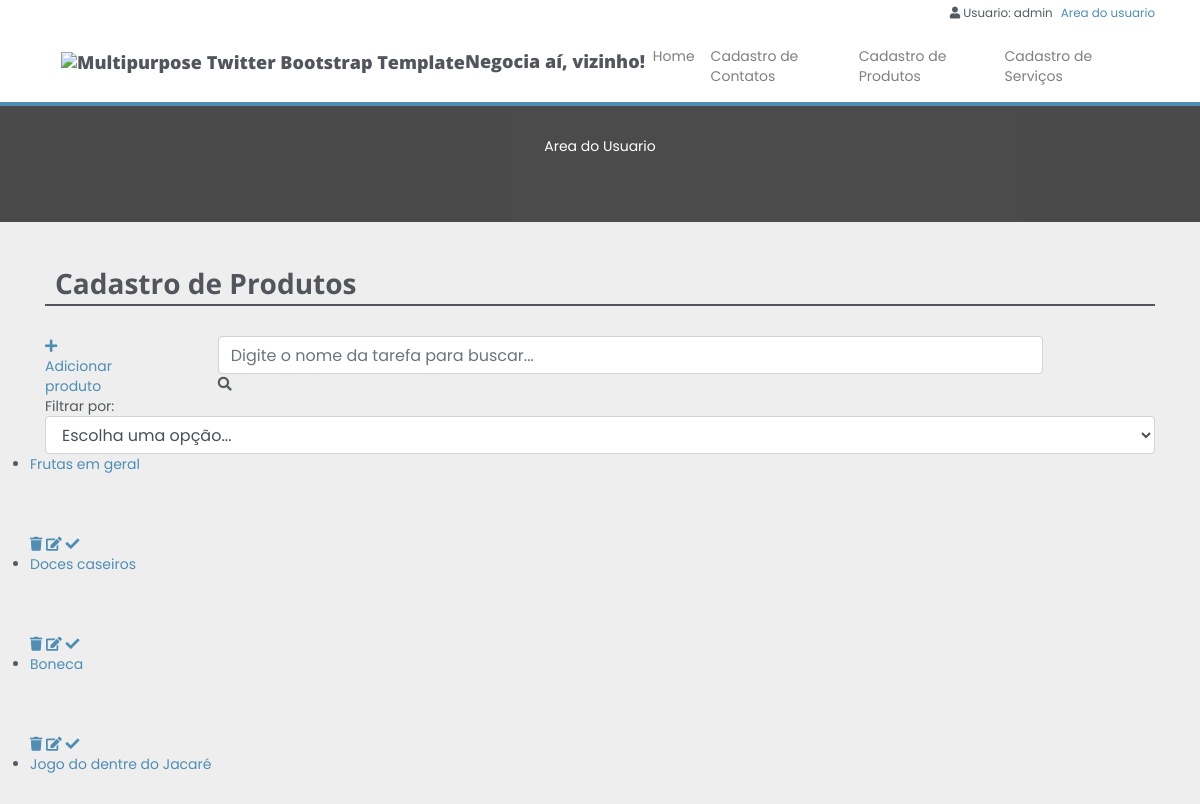
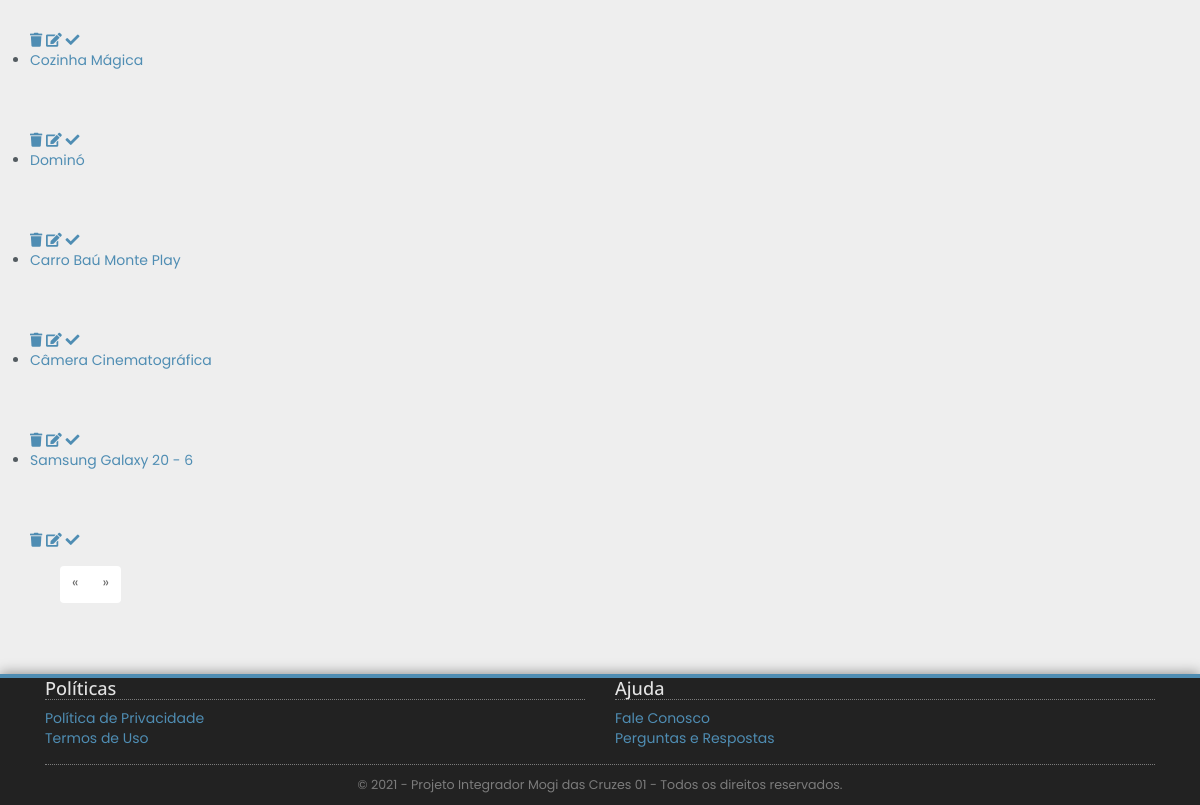
The app's page /Cadastro_produto/ (signed in), older data (2 pictures, top to bottom).
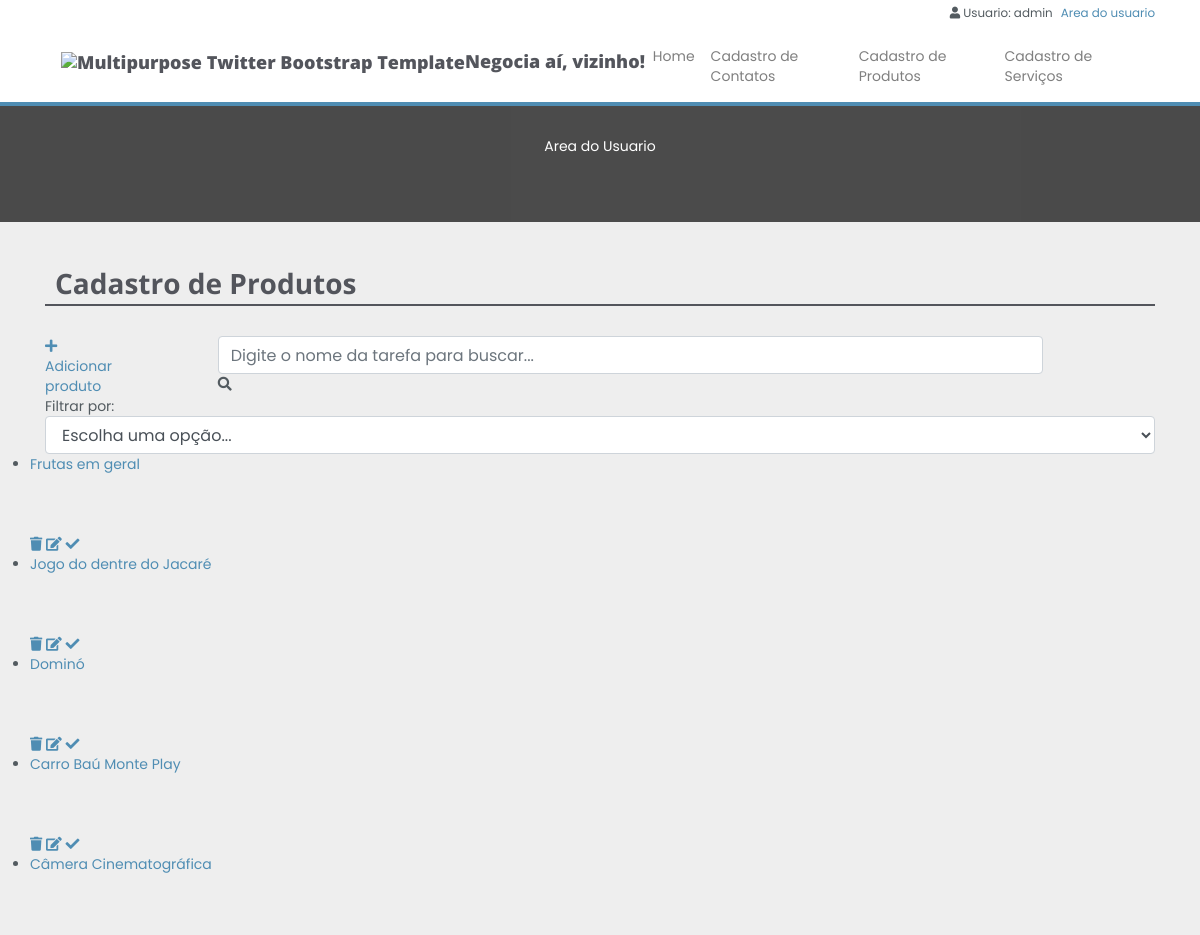
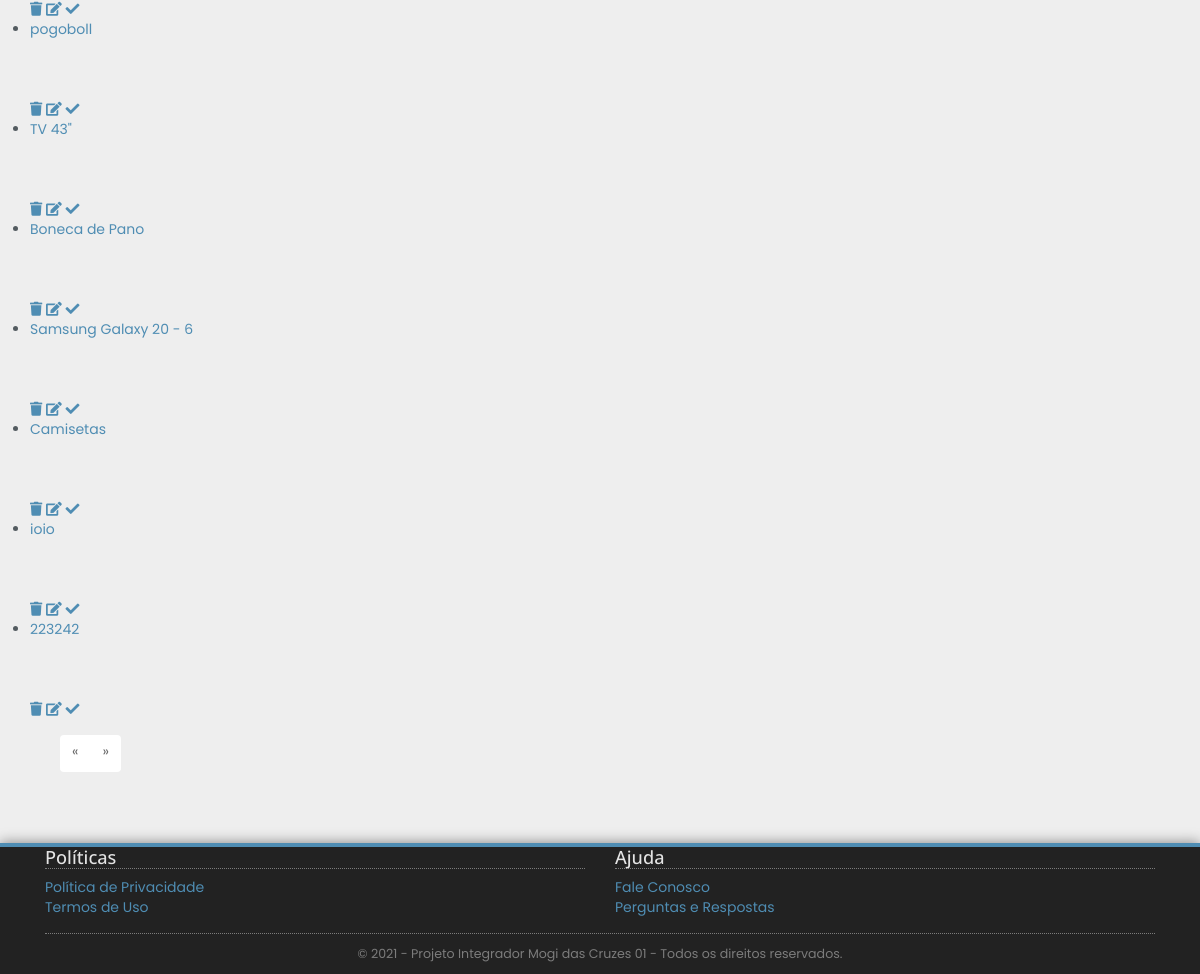
The same page, newer data (2 pictures, top to bottom).
### anuncios/models.py (models this page shows, shortened)
class Produto(models.Model):
    STATUS_CHOICES = (
        ('A', 'Ativo'),
        ('I', 'Inativo'),
    )
    usuario = models.ForeignKey(
        settings.AUTH_USER_MODEL, on_delete=CASCADE, related_name='fk_produto_user1', default=User, null=True)
    categoria = models.ForeignKey(
        'Categoria', on_delete=CASCADE, related_name='fk_produto_categoria1', limit_choices_to={'tp_categoria': 'P'})
    nm_produto = models.CharField(
        max_length=150, verbose_name='Nome do Produto')
    dc_produto = models.TextField(verbose_name='Descrição')
    vl_produto = models.FloatField(verbose_name='Valor do Produto')
    dt_cadastro = models.DateTimeField(
        verbose_name='Data do Cadastro', auto_now_add=True)
    st_produto = models.CharField(
        max_length=1, verbose_name='Situação do Produto', choices=STATUS_CHOICES)
    imagem =CloudinaryField('image' )

### anuncios/views.py (the view)
# urls.py: path('Cadastro_produto/', views.Cadastro_produto, name='Cadastro_produto'),
@login_required
@user_passes_test(is_Anunciante)
def Cadastro_produto(request):
    produtos = Produto.objects.filter(usuario=request.user)
    return render(request, 'anuncios/Cadastro_produto.html', {'produtos': produtos})

### anuncios/views.py (called while the page is built)
def is_Anunciante(user):
    return user.groups.filter(name='Anunciante').exists() or user.is_superuser

### anuncios/templates/anuncios/Cadastro_produto.html (shortened to what this page needs)
{% extends 'base3.html' %}
{% load static %}
{% block content %}
{% load humanize %}
	<div class="section">
	    	<div class="container">
                <h2>Cadastro de Produtos</h2>
				<div class="row">
						<a id="add-link" href="/produto_add/">
							<div class="col-2 add-div">
								<i class="fas fa-plus"></i> Adicionar produto
							</div>
						</a>
						<div class="col-9 search-div">
							<form method="GET" id="search-form">
								<input class="form-control" type="text" id="search" name="search" placeholder="Digite o nome da tarefa para buscar..." value="{{ request.GET.search }}">
								<i class="fas fa-search" id="search-btn"></i>
							</form>
						</div>
						<div class="col-12 filter-div">
							<span>Filtrar por:</span>
							<select name="filter" id="filter" class="form-control">
								<option value="">Escolha uma opção...</option>
							</select>
						</div>
						<ul class="task-list">
							{% for produto in produtos %}
							<li class="task-list">
									<span><a href="/produto/{{produto.id}}">{{produto.nm_produto}}</a></span>
									<a href="/produto_delete/{{produto.id}}" class="delete-btn"><span><i class="fas fa-trash"></i></span></a>
									<a href="/produto_edit/{{produto.id}}"><span><i class="fas fa-edit"></i></span></a>
									<a href="/produto_changestatus/{{produto.id}}"><i class="fas fa-check"></i></a>
							</li>
							{% endfor %}
						</ul>
				</div>
			<div class="container">
				<nav aria-label="Page navigation example">
					<ul class="pagination">
						{% if produtos.has_previous %}
							<li class="page-item"><a class="page-link" href="?page={{ produtos.previous_page_number }}">&laquo;</a></li>
						{% else %}
							<li class="page-item" class="disabled"><span class="page-link">&laquo;</span></li>
						{% endif %}
						{% if produtos.has_next %}
							<li class="page-item"><a class="page-link" href="?page={{ produtos.next_page_number }}">&raquo;</a></li>
						{% else %}
							<li class="page-item" class="disabled"><span class="page-link">&raquo;</span></li>
						{% endif %}
					</ul>
				</nav>
			</div>
		</div>
	</div>
{% endblock %}

Row changes from the older to the newer data that the page shows:
removed Produto: nm_produto "Doces caseiros"
removed Produto: nm_produto "Boneca"
removed Produto: nm_produto "Cozinha Mágica"
now on this page (row edited): Produto: nm_produto "pogoboll"
now on this page (row edited): Produto: nm_produto "TV 43\""
now on this page (row edited): Produto: nm_produto "Boneca de Pano"
now on this page (row edited): Produto: nm_produto "Camisetas"
now on this page (row edited): Produto: nm_produto "ioio"
added Produto: nm_produto "223242"
